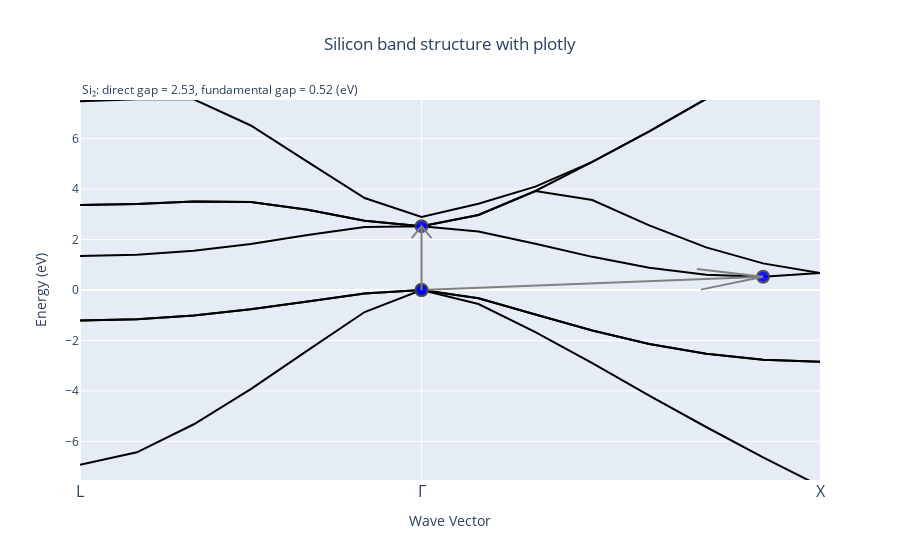

Here is the notebook cell this chart was saved with:
### Markdown cell above
## For the plotly version, use:

### Code cell
ebands_kpath.plotly(with_gaps=True, title="Silicon band structure with plotly");

### Figure 1 — Plotly figure (JSON) as saved in the notebook; plotly's stock layout.template omitted (floating-point values rounded to 4 significant figures)
{"data": [{"line": {"color": "black", "width": 2}, "mode": "lines", "name": "", "showlegend": false, "type": "scatter", "x": [0, 1, 2, 3, 4, 5, 6, 7, 8, 9, 10, 11, 12, 13], "y": [-9.536, -9.876, -10.5, -11.07, -11.5, -11.76, -11.86, -11.76, -11.5, -11.07, -10.47, -9.712, -8.806, -7.771]}, {"line": {"color": "black", "width": 2}, "mode": "lines", "name": "", "showlegend": false, "type": "scatter", "x": [0, 1, 2, 3, 4, 5, 6, 7, 8, 9, 10, 11, 12, 13], "y": [-6.932, -6.435, -5.322, -3.928, -2.394, -0.8732, -1.881e-10, -0.557, -1.667, -2.899, -4.183, -5.431, -6.638, -7.771]}, {"line": {"color": "black", "width": 2}, "mode": "lines", "name": "", "showlegend": false, "type": "scatter", "x": [0, 1, 2, 3, 4, 5, 6, 7, 8, 9, 10, 11, 12, 13], "y": [-1.205, -1.155, -1.009, -0.7664, -0.4527, -0.1427, -6.02e-11, -0.3276, -0.9722, -1.606, -2.137, -2.528, -2.765, -2.845]}, {"line": {"color": "black", "width": 2}, "mode": "lines", "name": "", "showlegend": false, "type": "scatter", "x": [0, 1, 2, 3, 4, 5, 6, 7, 8, 9, 10, 11, 12, 13], "y": [-1.205, -1.155, -1.009, -0.7664, -0.4527, -0.1427, 0, -0.3276, -0.9722, -1.606, -2.137, -2.528, -2.765, -2.845]}, {"line": {"color": "black", "width": 2}, "mode": "lines", "name": "", "showlegend": false, "type": "scatter", "x": [0, 1, 2, 3, 4, 5, 6, 7, 8, 9, 10, 11, 12, 13], "y": [1.345, 1.396, 1.554, 1.824, 2.178, 2.498, 2.532, 2.32, 1.833, 1.314, 0.8828, 0.6007, 0.5243, 0.6742]}, {"line": {"color": "black", "width": 2}, "mode": "lines", "name": "", "showlegend": false, "type": "scatter", "x": [0, 1, 2, 3, 4, 5, 6, 7, 8, 9, 10, 11, 12, 13], "y": [3.366, 3.412, 3.506, 3.486, 3.181, 2.743, 2.532, 2.973, 3.924, 3.566, 2.563, 1.69, 1.056, 0.6742]}, {"line": {"color": "black", "width": 2}, "mode": "lines", "name": "", "showlegend": false, "type": "scatter", "x": [0, 1, 2, 3, 4, 5, 6, 7, 8, 9, 10, 11, 12, 13], "y": [3.366, 3.412, 3.506, 3.486, 3.181, 2.743, 2.532, 2.973, 3.924, 5.079, 6.285, 7.57, 8.87, 9.764]}, {"line": {"color": "black", "width": 2}, "mode": "lines", "name": "", "showlegend": false, "type": "scatter", "x": [0, 1, 2, 3, 4, 5, 6, 7, 8, 9, 10, 11, 12, 13], "y": [7.486, 7.557, 7.558, 6.522, 5.08, 3.644, 2.895, 3.42, 4.098, 5.079, 6.285, 7.57, 8.87, 9.764]}, {"marker": {"color": "blue", "line": {"width": 2}, "opacity": 0.9, "size": 12}, "mode": "markers", "name": "", "showlegend": false, "type": "scatter", "x": [6, 12], "y": [0, 0.5243]}, {"hoverinfo": "none", "line": {"width": 2}, "marker": {"color": "gray"}, "mode": "lines", "name": "", "showlegend": false, "type": "scatter", "x": [6, 12, null, 10.91, 12, 10.84, null], "y": [0, 0.5243, null, 0.01537, 0.5243, 0.8362, null]}, {"marker": {"color": "blue", "line": {"width": 2}, "opacity": 0.9, "size": 12}, "mode": "markers", "name": "", "showlegend": false, "type": "scatter", "x": [6, 6], "y": [0, 2.532]}, {"hoverinfo": "none", "line": {"width": 2}, "marker": {"color": "gray"}, "mode": "lines", "name": "", "showlegend": false, "type": "scatter", "x": [6, 6, null, 6.173, 6, 5.827, null], "y": [0, 2.532, null, 2.056, 2.532, 2.056, null]}], "layout": {"annotations": [{"font": {"size": 12}, "showarrow": false, "text": "Si₂: direct gap = 2.53, fundamental gap = 0.52 (eV)", "x": 0, "xanchor": "left", "xref": "paper", "y": 1, "yanchor": "bottom", "yref": "paper"}], "hovermode": false, "title": {"text": "Silicon band structure with plotly", "x": 0.5}, "xaxis": {"range": [0, 13], "tickfont": {"size": 16}, "ticktext": ["L", "Γ", "X"], "tickvals": [0, 6, 13], "title": {"text": "Wave Vector"}}, "yaxis": {"range": [-7.532, 7.532], "title": {"text": "Energy (eV)"}}}}
